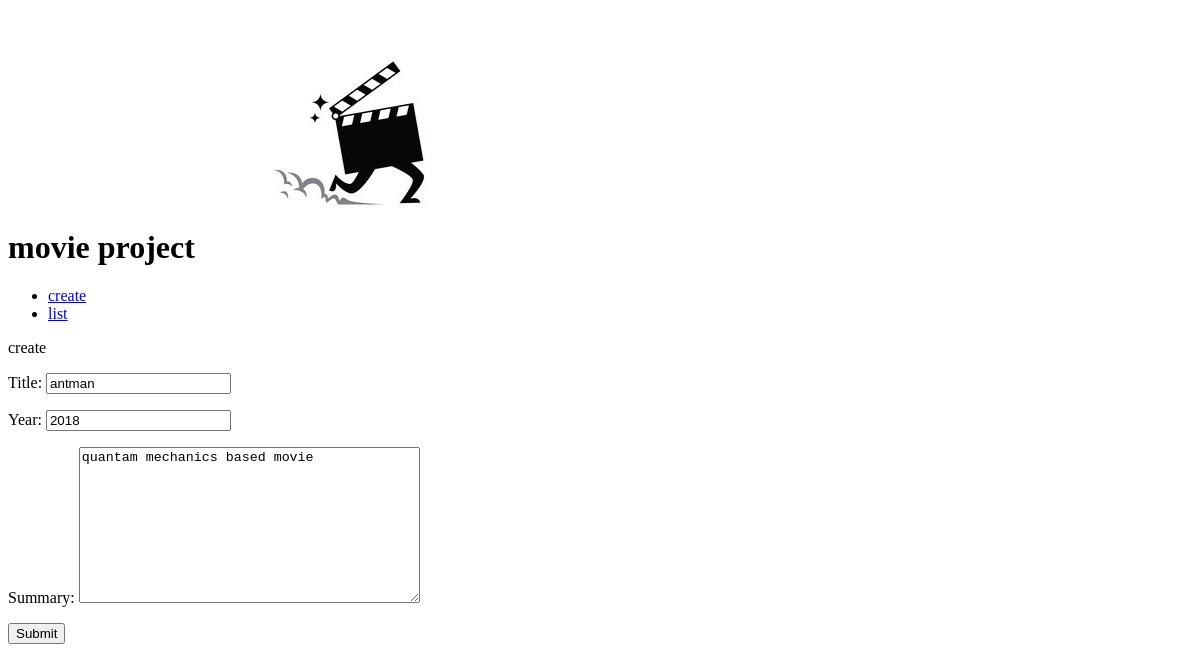
Before: /edit/2 with the older database file.
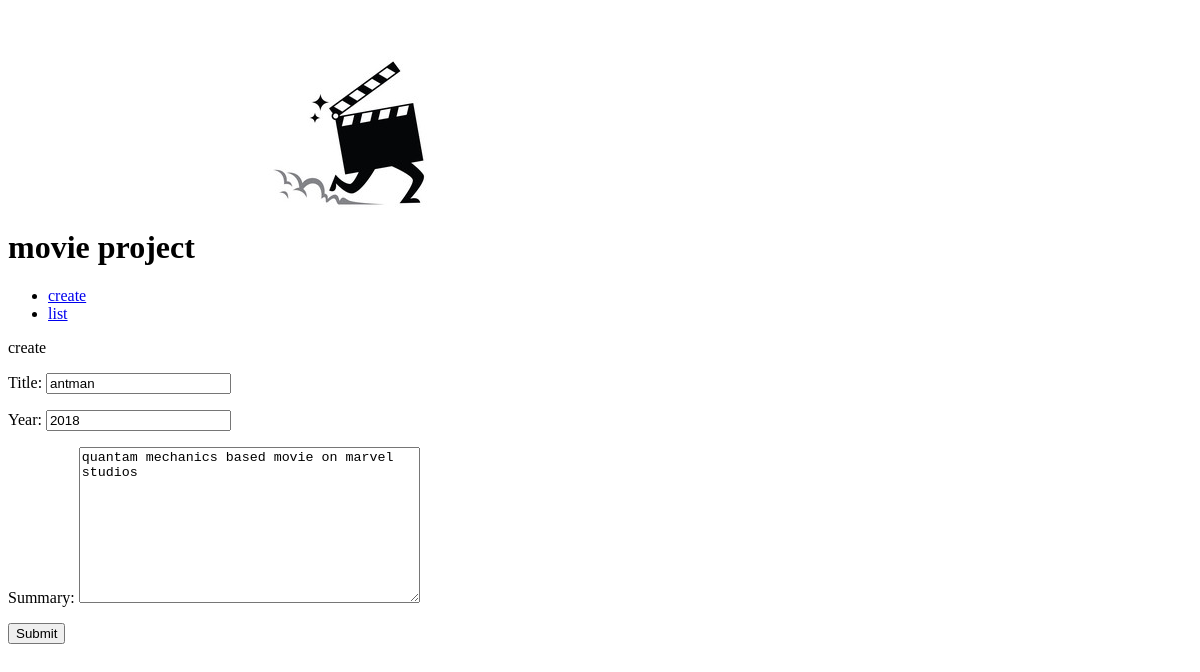
After: the same page with the newer database file.
### movie_list/models.py (models this page shows)
class MovieInfo(models.Model):
    title=models.CharField(max_length=250)
    year=models.IntegerField(null=True)
    summary=models.TextField()

### movie_list/views.py (the view)
# urls.py: path('edit/<pk>', views.edit, name = 'edit'),
def edit(request,pk):
    instance_edited=MovieInfo.objects.get(pk=pk)
    if request.POST:
        frm=MovieForm(request.POST,instance=instance_edited)
        title=request.POST.get('title')
        year=request.POST.get('year')
        summary=request.POST.get('summary')
        instance_edited.title=title
        instance_edited.year=year
        instance_edited.summary=summary
        instance_edited.save()
    else:
        frm=MovieForm(instance=instance_edited)
    return render(request, 'create.html',{'frm':frm})

### movie_list/forms.py
class MovieForm(ModelForm):
    class Meta:
        model=MovieInfo
        fields='__all__'

### templates/create.html (shortened to what this page needs)
{% extends 'inherit.html' %}
{% block content %}
<p>create</p>
<form method="post" enctype="multipart/form-data">
 {{ frm.as_p }}
 <button type="submit">Submit</button>
</form>
{% endblock content %}

Changed rows visible on the page:
changed MovieInfo "antman": summary "quantam mechanics based movie" → "quantam mechanics based movie on marvel studios"
